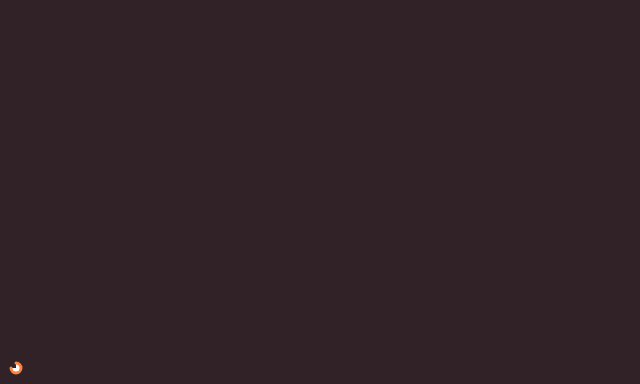
Frame 1 (no input)
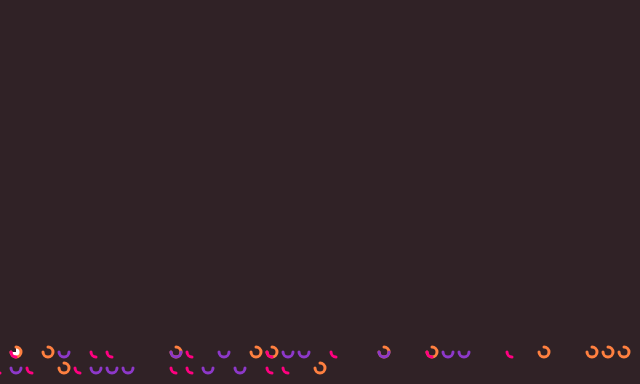
Frame 60 (no input)
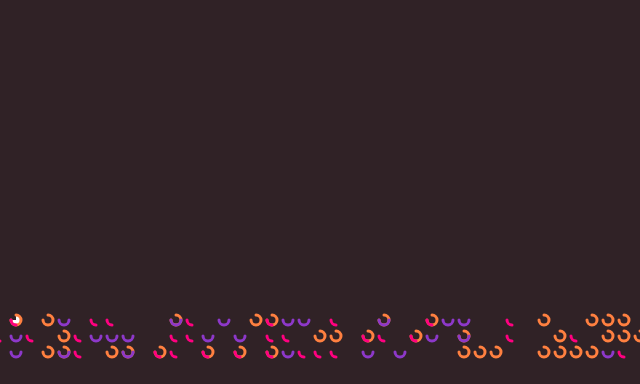
Frame 120 (the mouse pressed at the canvas centre since frame 60)

The p5.js sketch that drew these frames (run headless with seeded random() and noise() and a simulated clock; from frame 60 on, the mouse is pressed at the canvas centre):

// p5.js sketch
// ── sketch.js
// Pietro Baruzzi @peterbaru © 2017 MIT License
// Variazione 10PRINT | San Marino, IT | 3.2020
// Educational purpose, made for DSII2020 lab @UniRSM

let w = 0; 
let h = 0; 
let dimensione = 16;
let index = 0;
let indey = 0;
let a = 23;

//permette di definire i parametri
function setup() {  
   createCanvas(640, 384); //dimensione dell'area
   background("#302226"); //colore di sfondo
   strokeWeight(3);  //spessore barretta
   stroke("#F535AA"); //colore della barra
   noSmooth(); //sfumatura della barra
}

//permette di disegnare gli elementi
function draw() {
  //calcolo le coordinate delle barre
  let x1 = (w+dimensione)*index; //calcolo la x del primo punto
  let x2 = x1 + (w+dimensione); //calcolo la x del secondo punto
  let y1 = (h+dimensione) * a; //calcolo la y del primo punto
  let indovina = random (2);
  
   if (indovina < 0.5) {
     
     noFill();
     stroke ("#FF0080");
     arc(x1, y1, 10, 10, HALF_PI, PI);
     
   } else if (indovina >= 0.5 && indovina < 1 ) {
     stroke ("#00FFFF");
     arc(x2, y1, 10, 10, 2*HALF_PI, PI);
     
     
   } else if (indovina >= 1 && indovina < 1.5 ) {
     stroke ("#FF8040");
     arc(x2, y1, 10, 10, 3*HALF_PI, PI);
  
   } else {
     stroke ("#8D38C9");
     arc(x1, y1, 10, 10, 4*HALF_PI, PI);
     
   }
  

index++; //somma 1 ogni volta per passare alla casella dopo
if (index == width/(w+dimensione)) { //se la riga è completa
var  p = get(0, (h+dimensione), width, (h+dimensione)*a);
     background("#302226");
     set(0,0, p);
     index = 0;
  }  
}
